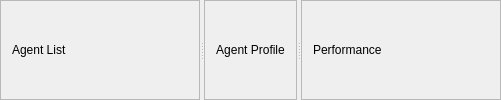
<?xml version="1.0" encoding="UTF-8"?>
<ui version="4.0">
 <class>AgentsPanels</class>
 <widget class="QWidget" name="agentsPanels">
  <layout class="QHBoxLayout" name="mainLayout">
   <property name="leftMargin"><number>0</number></property>
   <property name="topMargin"><number>0</number></property>
   <property name="rightMargin"><number>0</number></property>
   <property name="bottomMargin"><number>0</number></property>
   <property name="spacing"><number>4</number></property>
   <item>
    <widget class="QSplitter" name="panelsSplitter">
     <property name="orientation"><enum>Qt::Orientation::Horizontal</enum></property>
     <widget class="QFrame" name="leftPanel">
      <property name="minimumSize"><size><width>200</width><height>0</height></size></property>
      <property name="maximumSize"><size><width>300</width><height>16777215</height></size></property>
      <property name="frameShape"><enum>QFrame::Shape::StyledPanel</enum></property>
      <layout class="QVBoxLayout" name="leftLayout">
       <item>
        <widget class="QLabel" name="leftLabel">
         <property name="text"><string>Agent List</string></property>
        </widget>
       </item>
      </layout>
     </widget>
     <widget class="QFrame" name="centerPanel">
      <property name="frameShape"><enum>QFrame::Shape::StyledPanel</enum></property>
      <layout class="QVBoxLayout" name="centerLayout">
       <item>
        <widget class="QLabel" name="centerLabel">
         <property name="text"><string>Agent Profile</string></property>
         <property name="alignment"><set>Qt::AlignmentFlag::AlignCenter</set></property>
        </widget>
       </item>
      </layout>
     </widget>
     <widget class="QFrame" name="rightPanel">
      <property name="minimumSize"><size><width>200</width><height>0</height></size></property>
      <property name="maximumSize"><size><width>300</width><height>16777215</height></size></property>
      <property name="frameShape"><enum>QFrame::Shape::StyledPanel</enum></property>
      <layout class="QVBoxLayout" name="rightLayout">
       <item>
        <widget class="QLabel" name="rightLabel">
         <property name="text"><string>Performance</string></property>
        </widget>
       </item>
      </layout>
     </widget>
    </widget>
   </item>
  </layout>
 </widget>
 <layoutdefault spacing="6" margin="11"/>
 <resources/>
 <connections/>
</ui>
